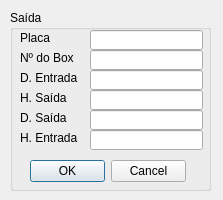
<?xml version="1.0" encoding="UTF-8"?>
<ui version="4.0">
 <class>Form</class>
 <widget class="QWidget" name="Form">
  <property name="geometry">
   <rect>
    <x>0</x>
    <y>0</y>
    <width>223</width>
    <height>200</height>
   </rect>
  </property>
  <property name="windowTitle">
   <string>Registro de Entrada</string>
  </property>
  <widget class="QGroupBox" name="groupBox_3">
   <property name="geometry">
    <rect>
     <x>10</x>
     <y>10</y>
     <width>201</width>
     <height>181</height>
    </rect>
   </property>
   <property name="title">
    <string>Saída</string>
   </property>
   <widget class="QLabel" name="label_87">
    <property name="geometry">
     <rect>
      <x>10</x>
      <y>20</y>
      <width>61</width>
      <height>16</height>
     </rect>
    </property>
    <property name="styleSheet">
     <string notr="true">font: 10pt &quot;MS Shell Dlg 2&quot;;</string>
    </property>
    <property name="text">
     <string>Placa</string>
    </property>
   </widget>
   <widget class="QLabel" name="label_88">
    <property name="geometry">
     <rect>
      <x>10</x>
      <y>40</y>
      <width>61</width>
      <height>16</height>
     </rect>
    </property>
    <property name="styleSheet">
     <string notr="true">font: 10pt &quot;MS Shell Dlg 2&quot;;</string>
    </property>
    <property name="text">
     <string>Nº do Box</string>
    </property>
   </widget>
   <widget class="QLabel" name="label_89">
    <property name="geometry">
     <rect>
      <x>10</x>
      <y>80</y>
      <width>61</width>
      <height>16</height>
     </rect>
    </property>
    <property name="styleSheet">
     <string notr="true">font: 10pt &quot;MS Shell Dlg 2&quot;;</string>
    </property>
    <property name="text">
     <string>H. Saída</string>
    </property>
   </widget>
   <widget class="QLabel" name="label_90">
    <property name="geometry">
     <rect>
      <x>10</x>
      <y>60</y>
      <width>61</width>
      <height>16</height>
     </rect>
    </property>
    <property name="styleSheet">
     <string notr="true">font: 10pt &quot;MS Shell Dlg 2&quot;;</string>
    </property>
    <property name="text">
     <string>D. Entrada</string>
    </property>
   </widget>
   <widget class="QLabel" name="label_91">
    <property name="geometry">
     <rect>
      <x>10</x>
      <y>100</y>
      <width>61</width>
      <height>16</height>
     </rect>
    </property>
    <property name="styleSheet">
     <string notr="true">font: 10pt &quot;MS Shell Dlg 2&quot;;</string>
    </property>
    <property name="text">
     <string>D. Saída</string>
    </property>
   </widget>
   <widget class="QLineEdit" name="lineEdit_7">
    <property name="geometry">
     <rect>
      <x>80</x>
      <y>20</y>
      <width>113</width>
      <height>20</height>
     </rect>
    </property>
   </widget>
   <widget class="QLineEdit" name="lineEdit_8">
    <property name="geometry">
     <rect>
      <x>80</x>
      <y>40</y>
      <width>113</width>
      <height>20</height>
     </rect>
    </property>
   </widget>
   <widget class="QLineEdit" name="lineEdit_9">
    <property name="geometry">
     <rect>
      <x>80</x>
      <y>60</y>
      <width>113</width>
      <height>20</height>
     </rect>
    </property>
   </widget>
   <widget class="QLineEdit" name="lineEdit_10">
    <property name="geometry">
     <rect>
      <x>80</x>
      <y>80</y>
      <width>113</width>
      <height>20</height>
     </rect>
    </property>
   </widget>
   <widget class="QLineEdit" name="lineEdit_11">
    <property name="geometry">
     <rect>
      <x>80</x>
      <y>100</y>
      <width>113</width>
      <height>20</height>
     </rect>
    </property>
   </widget>
   <widget class="QDialogButtonBox" name="buttonBox_2">
    <property name="geometry">
     <rect>
      <x>20</x>
      <y>150</y>
      <width>156</width>
      <height>23</height>
     </rect>
    </property>
    <property name="standardButtons">
     <set>QDialogButtonBox::Cancel|QDialogButtonBox::Ok</set>
    </property>
   </widget>
   <widget class="QLabel" name="label_92">
    <property name="geometry">
     <rect>
      <x>10</x>
      <y>120</y>
      <width>61</width>
      <height>16</height>
     </rect>
    </property>
    <property name="styleSheet">
     <string notr="true">font: 10pt &quot;MS Shell Dlg 2&quot;;</string>
    </property>
    <property name="text">
     <string>H. Entrada</string>
    </property>
   </widget>
   <widget class="QLineEdit" name="lineEdit_12">
    <property name="geometry">
     <rect>
      <x>80</x>
      <y>120</y>
      <width>113</width>
      <height>20</height>
     </rect>
    </property>
   </widget>
  </widget>
 </widget>
 <resources/>
 <connections/>
</ui>
